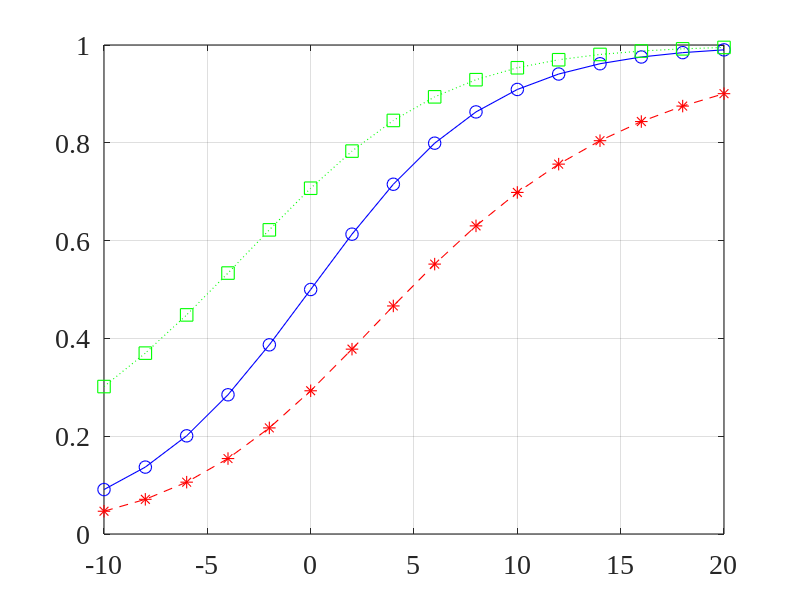
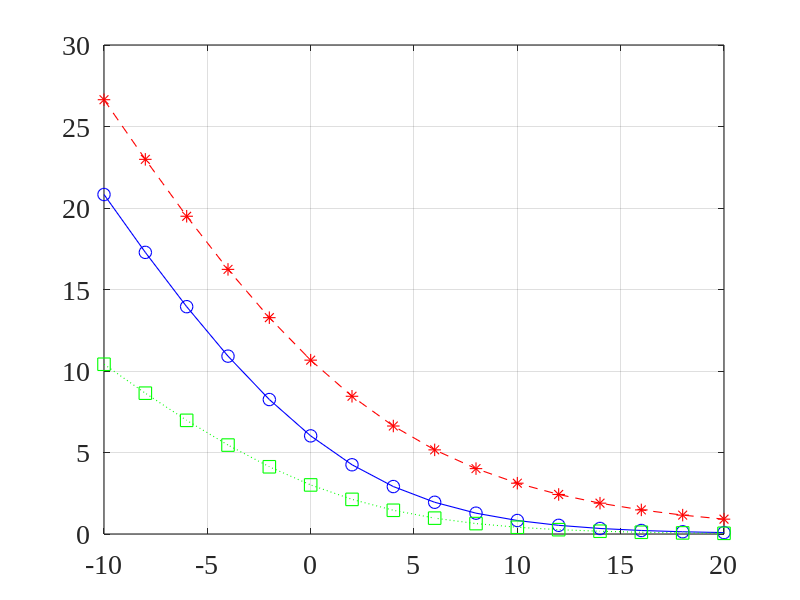
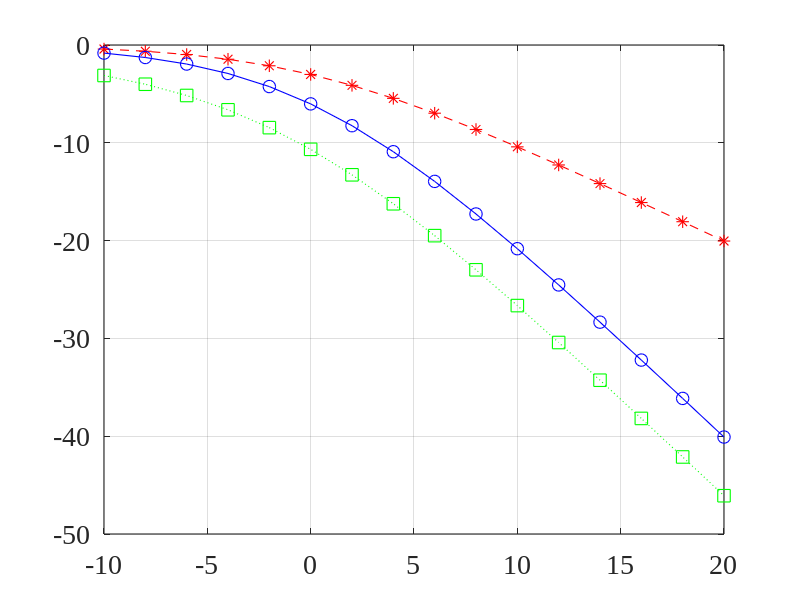

MATLAB code for these plots, in order:
close all; clc; clear all;
linewd = 0.8;
hcfontsize = 20;
MarkerSize=9;

iSNR_dB=(-10:20)';
iSNR=10.^(iSNR_dB/10);

mu=[0.5 1 2 5]';
[A_mu,A_iSNR]=meshgrid(mu,iSNR);

H_W=iSNR./(1+iSNR);
teta=acos(H_W.^0.5);

H=H_W*ones(1,3);
H(:,1)=1-sin(teta); % mag
H(:,3)=H_W.^0.5; % pow

xi_n=10*log10(1./(H.^2));
nu_d=10*log10((1-H).^2);

figure
plot(iSNR_dB(1:2:end),H(1:2:end,1),'--r*','linewidth',linewd, 'MarkerSize',MarkerSize);
hold on
plot(iSNR_dB(1:2:end),H(1:2:end,2),'-bo','linewidth',linewd, 'MarkerSize',MarkerSize);
plot(iSNR_dB(1:2:end),H(1:2:end,3),':gs','linewidth',linewd, 'MarkerSize',MarkerSize);
hold off
set(gca, 'Color', [1, 1, 1]); 
set(gca, 'FontName', 'Times New Roman');
set(gca, 'FontSize', hcfontsize);
set(gca, 'LineWidth', linewd); 
box on; grid on;

figure
plot(iSNR_dB(1:2:end),xi_n(1:2:end,1),'--r*','linewidth',linewd, 'MarkerSize',MarkerSize);
hold on
plot(iSNR_dB(1:2:end),xi_n(1:2:end,2),'-bo','linewidth',linewd, 'MarkerSize',MarkerSize);
plot(iSNR_dB(1:2:end),xi_n(1:2:end,3),':gs','linewidth',linewd, 'MarkerSize',MarkerSize);
hold off
set(gca, 'Color', [1, 1, 1]); 
set(gca, 'FontName', 'Times New Roman');
set(gca, 'FontSize', hcfontsize);
set(gca, 'LineWidth', linewd); 
box on; grid on;

figure
plot(iSNR_dB(1:2:end),nu_d(1:2:end,1),'--r*','linewidth',linewd, 'MarkerSize',MarkerSize);
hold on
plot(iSNR_dB(1:2:end),nu_d(1:2:end,2),'-bo','linewidth',linewd, 'MarkerSize',MarkerSize);
plot(iSNR_dB(1:2:end),nu_d(1:2:end,3),':gs','linewidth',linewd, 'MarkerSize',MarkerSize);
hold off
set(gca, 'Color', [1, 1, 1]); 
set(gca, 'FontName', 'Times New Roman');
set(gca, 'FontSize', hcfontsize);
set(gca, 'LineWidth', linewd); 
box on; grid on;
